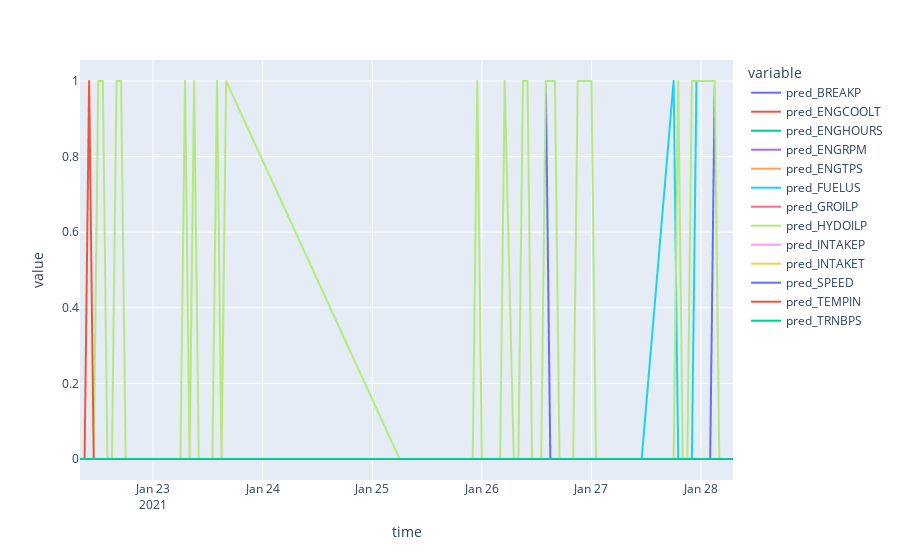

Notebook code cell kept with this figure:
### Code cell
machine = 'WOS___176L'

df = pd.read_csv(os.path.join('../predictions', machine+'.csv'))
df = df.fillna(0)
px.line(df, x=df['time'], y=['pred_BREAKP', 'pred_ENGCOOLT', 'pred_ENGHOURS', 'pred_ENGRPM',
       'pred_ENGTPS', 'pred_FUELUS', 'pred_GROILP', 'pred_HYDOILP',
       'pred_INTAKEP', 'pred_INTAKET', 'pred_SPEED', 'pred_TEMPIN',
       'pred_TRNBPS'])
